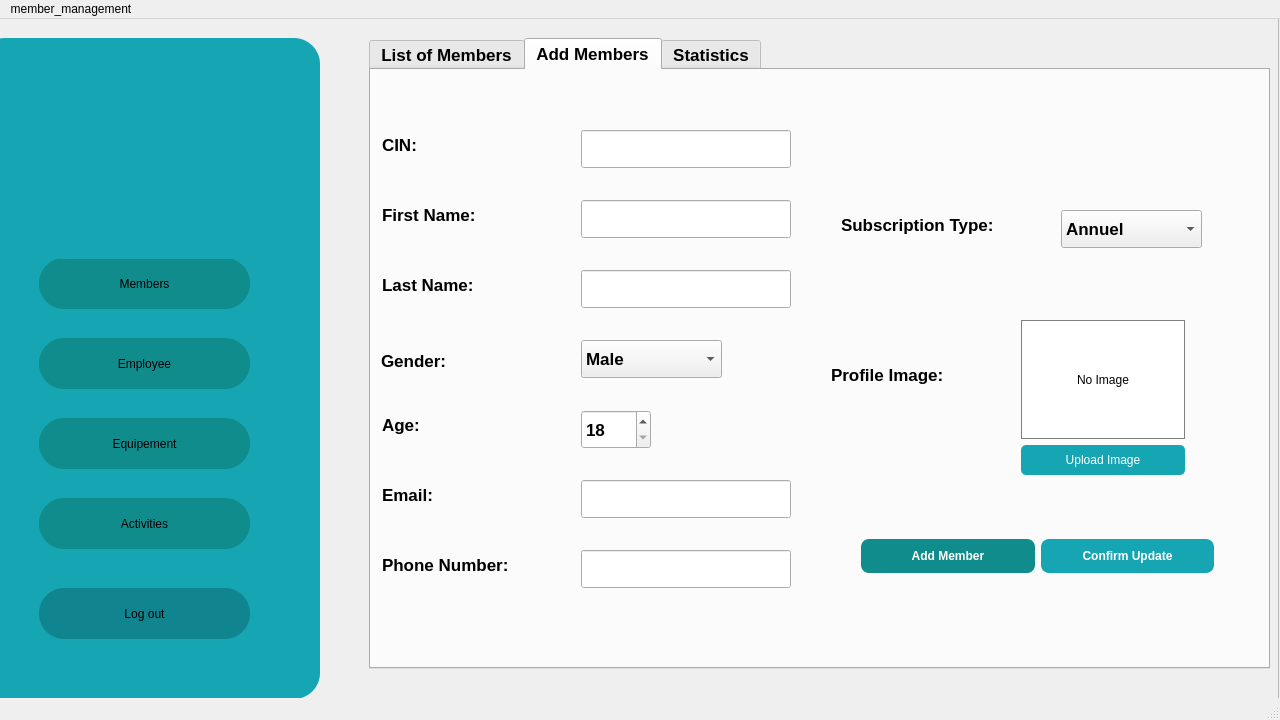
<?xml version="1.0" encoding="UTF-8"?>
<ui version="4.0">
 <class>membersMainWindow</class>
 <widget class="QMainWindow" name="membersMainWindow">
  <property name="geometry">
   <rect>
    <x>0</x>
    <y>0</y>
    <width>1280</width>
    <height>720</height>
   </rect>
  </property>
  <property name="windowTitle">
   <string>Gestion des Membres</string>
  </property>
  <widget class="QWidget" name="centralwidget">
   <widget class="QFrame" name="frame">
    <property name="geometry">
     <rect>
      <x>-1</x>
      <y>-1</y>
      <width>1280</width>
      <height>720</height>
     </rect>
    </property>
    <property name="frameShape">
     <enum>QFrame::Shape::StyledPanel</enum>
    </property>
    <property name="frameShadow">
     <enum>QFrame::Shadow::Raised</enum>
    </property>
    <property name="midLineWidth">
     <number>1</number>
    </property>
    <widget class="QFrame" name="sidebar">
     <property name="geometry">
      <rect>
       <x>-20</x>
       <y>20</y>
       <width>341</width>
       <height>661</height>
      </rect>
     </property>
     <property name="acceptDrops">
      <bool>false</bool>
     </property>
     <property name="styleSheet">
      <string notr="true">border-radius: 26px;
background-color: rgb(22, 166, 179);</string>
     </property>
     <property name="frameShape">
      <enum>QFrame::Shape::StyledPanel</enum>
     </property>
     <property name="frameShadow">
      <enum>QFrame::Shadow::Raised</enum>
     </property>
     <widget class="QPushButton" name="pushButton">
      <property name="geometry">
       <rect>
        <x>60</x>
        <y>220</y>
        <width>211</width>
        <height>51</height>
       </rect>
      </property>
      <property name="cursor">
       <cursorShape>PointingHandCursor</cursorShape>
      </property>
      <property name="styleSheet">
       <string notr="true">QPushButton{
background-color: rgb(17, 140, 140);
color: rgb(0, 0, 0);;border-radius: 25px;
font: 700 11pt &quot;Segoe UI&quot;;
}
QPushButton:Hover
{
	background-color: rgb(177, 206, 194);
}</string>
      </property>
      <property name="text">
       <string>Members</string>
      </property>
     </widget>
     <widget class="QPushButton" name="pushButton_2">
      <property name="geometry">
       <rect>
        <x>60</x>
        <y>300</y>
        <width>211</width>
        <height>51</height>
       </rect>
      </property>
      <property name="cursor">
       <cursorShape>PointingHandCursor</cursorShape>
      </property>
      <property name="styleSheet">
       <string notr="true">QPushButton{
background-color: rgb(17, 140, 140);
color: rgb(0, 0, 0);;border-radius: 25px;
font: 700 11pt &quot;Segoe UI&quot;;
}
QPushButton:Hover
{
	background-color: rgb(177, 206, 194);
}</string>
      </property>
      <property name="text">
       <string>Employee</string>
      </property>
     </widget>
     <widget class="QPushButton" name="pushButton_3">
      <property name="geometry">
       <rect>
        <x>60</x>
        <y>380</y>
        <width>211</width>
        <height>51</height>
       </rect>
      </property>
      <property name="cursor">
       <cursorShape>PointingHandCursor</cursorShape>
      </property>
      <property name="styleSheet">
       <string notr="true">QPushButton{
background-color: rgb(17, 140, 140);
color: rgb(0, 0, 0);;border-radius: 25px;
font: 700 11pt &quot;Segoe UI&quot;;
}
QPushButton:Hover
{
	background-color: rgb(177, 206, 194);
}</string>
      </property>
      <property name="text">
       <string>Equipement</string>
      </property>
     </widget>
     <widget class="QPushButton" name="pushButton_4">
      <property name="geometry">
       <rect>
        <x>60</x>
        <y>460</y>
        <width>211</width>
        <height>51</height>
       </rect>
      </property>
      <property name="cursor">
       <cursorShape>PointingHandCursor</cursorShape>
      </property>
      <property name="styleSheet">
       <string notr="true">QPushButton{
background-color: rgb(17, 140, 140);
color: rgb(0, 0, 0);;border-radius: 25px;
font: 700 11pt &quot;Segoe UI&quot;;
}
QPushButton:Hover
{
	background-color: rgb(177, 206, 194);
}</string>
      </property>
      <property name="text">
       <string>Activities</string>
      </property>
     </widget>
     <widget class="QPushButton" name="pushButton_5">
      <property name="geometry">
       <rect>
        <x>60</x>
        <y>550</y>
        <width>211</width>
        <height>51</height>
       </rect>
      </property>
      <property name="cursor">
       <cursorShape>PointingHandCursor</cursorShape>
      </property>
      <property name="styleSheet">
       <string notr="true">

QPushButton{
background-color: rgb(17, 133, 143);
color: rgb(0, 0, 0);;border-radius: 25px;
font: 700 11pt &quot;Segoe UI&quot;;
}
QPushButton:Hover
{
	background-color: rgb(177, 206, 194);
}</string>
      </property>
      <property name="text">
       <string>Log out</string>
      </property>
     </widget>
     <widget class="QLabel" name="label">
      <property name="geometry">
       <rect>
        <x>60</x>
        <y>10</y>
        <width>231</width>
        <height>211</height>
       </rect>
      </property>
      <property name="text">
       <string/>
      </property>
      <property name="pixmap">
       <pixmap resource="resources.qrc">:/new/prefix1/logo1.png</pixmap>
      </property>
      <property name="scaledContents">
       <bool>true</bool>
      </property>
     </widget>
    </widget>
    <widget class="QTabWidget" name="tabWidget">
     <property name="geometry">
      <rect>
       <x>370</x>
       <y>20</y>
       <width>901</width>
       <height>631</height>
      </rect>
     </property>
     <property name="font">
      <font>
       <pointsize>13</pointsize>
       <bold>true</bold>
      </font>
     </property>
     <property name="cursor">
      <cursorShape>ArrowCursor</cursorShape>
     </property>
     <property name="styleSheet">
      <string notr="true"/>
     </property>
     <property name="currentIndex">
      <number>1</number>
     </property>
     <property name="iconSize">
      <size>
       <width>20</width>
       <height>20</height>
      </size>
     </property>
     <widget class="QWidget" name="tab">
      <attribute name="icon">
       <iconset resource="resources.qrc">
        <normaloff>:/new/prefix1/list.png</normaloff>:/new/prefix1/list.png</iconset>
      </attribute>
      <attribute name="title">
       <string>List of Members</string>
      </attribute>
      <widget class="QLineEdit" name="lineEdit_search">
       <property name="geometry">
        <rect>
         <x>20</x>
         <y>20</y>
         <width>221</width>
         <height>30</height>
        </rect>
       </property>
       <property name="styleSheet">
        <string notr="true">QLineEdit {
    border: 2px solid #16A6B3;
    border-radius: 15px;
    padding: 5px 15px;
    font-size: 12px;
}</string>
       </property>
       <property name="placeholderText">
        <string>Search members...</string>
       </property>
      </widget>
      <widget class="QComboBox" name="comboBox_sort">
       <property name="geometry">
        <rect>
         <x>270</x>
         <y>20</y>
         <width>181</width>
         <height>30</height>
        </rect>
       </property>
       <property name="styleSheet">
        <string notr="true">QComboBox {
    border: 2px solid #16A6B3;
    border-radius: 15px;
    padding: 5px 15px;
    font-size: 12px;
}</string>
       </property>
       <item>
        <property name="text">
         <string>Sort by CIN</string>
        </property>
       </item>
       <item>
        <property name="text">
         <string>Sort by Age</string>
        </property>
       </item>
       <item>
        <property name="text">
         <string>Sort by Name</string>
        </property>
       </item>
      </widget>
      <widget class="QComboBox" name="comboBox_filter">
       <property name="geometry">
        <rect>
         <x>480</x>
         <y>20</y>
         <width>181</width>
         <height>30</height>
        </rect>
       </property>
       <property name="styleSheet">
        <string notr="true">QComboBox {
    border: 2px solid #16A6B3;
    border-radius: 15px;
    padding: 5px 15px;
    font-size: 12px;
}</string>
       </property>
       <item>
        <property name="text">
         <string>All Members</string>
        </property>
       </item>
       <item>
        <property name="text">
         <string>Mensuel</string>
        </property>
       </item>
       <item>
        <property name="text">
         <string>Trimestriel</string>
        </property>
       </item>
       <item>
        <property name="text">
         <string>Annuel</string>
        </property>
       </item>
      </widget>
      <widget class="QPushButton" name="pushButton_exportPdf">
       <property name="geometry">
        <rect>
         <x>70</x>
         <y>440</y>
         <width>191</width>
         <height>51</height>
        </rect>
       </property>
       <property name="cursor">
        <cursorShape>PointingHandCursor</cursorShape>
       </property>
       <property name="styleSheet">
        <string notr="true">QPushButton {
    background-color: #118C8C;
    color: white;
    border: none;
    border-radius: 15px;
    font-weight: bold;
    padding: 5px;
}
QPushButton:hover {
    background-color: #0D6E6E;
}</string>
       </property>
       <property name="text">
        <string>Export PDF</string>
       </property>
       <property name="icon">
        <iconset resource="resources.qrc">
         <normaloff>:/new/prefix1/pdf.png</normaloff>:/new/prefix1/pdf.png</iconset>
       </property>
       <property name="iconSize">
        <size>
         <width>22</width>
         <height>22</height>
        </size>
       </property>
      </widget>
      <widget class="QPushButton" name="pushButton_exportExcel">
       <property name="geometry">
        <rect>
         <x>340</x>
         <y>440</y>
         <width>191</width>
         <height>51</height>
        </rect>
       </property>
       <property name="cursor">
        <cursorShape>PointingHandCursor</cursorShape>
       </property>
       <property name="styleSheet">
        <string notr="true">QPushButton {
    background-color: #16A6B3;
    color: white;
    border: none;
    border-radius: 15px;
    font-weight: bold;
    padding: 5px;
}
QPushButton:hover {
    background-color: #118C8C;
}</string>
       </property>
       <property name="text">
        <string>Export Excel</string>
       </property>
       <property name="icon">
        <iconset resource="resources.qrc">
         <normaloff>:/new/prefix1/excel.png</normaloff>:/new/prefix1/excel.png</iconset>
       </property>
       <property name="iconSize">
        <size>
         <width>22</width>
         <height>22</height>
        </size>
       </property>
      </widget>
      <widget class="QTableWidget" name="tableWidget_members">
       <property name="geometry">
        <rect>
         <x>10</x>
         <y>70</y>
         <width>871</width>
         <height>331</height>
        </rect>
       </property>
       <property name="styleSheet">
        <string notr="true">QTableWidget {
    background-color: white;
    border: 2px solid #16A6B3;
    border-radius: 10px;
    gridline-color: #E0E0E0;
}
QTableWidget::item {
    padding: 8px;
    border-bottom: 1px solid #E0E0E0;
}
QTableWidget::item:selected {
    background-color: #B1CEC2;
}
QHeaderView::section {
    background-color: #16A6B3;
    color: white;
    padding: 8px;
    border: none;
    font-weight: bold;
}</string>
       </property>
       <attribute name="horizontalHeaderVisible">
        <bool>true</bool>
       </attribute>
       <attribute name="horizontalHeaderHighlightSections">
        <bool>true</bool>
       </attribute>
       <attribute name="verticalHeaderVisible">
        <bool>false</bool>
       </attribute>
       <column>
        <property name="text">
         <string>CIN</string>
        </property>
       </column>
       <column>
        <property name="text">
         <string>First Name</string>
        </property>
       </column>
       <column>
        <property name="text">
         <string>Last Name</string>
        </property>
       </column>
       <column>
        <property name="text">
         <string>Age</string>
        </property>
       </column>
       <column>
        <property name="text">
         <string>Gender</string>
        </property>
       </column>
       <column>
        <property name="text">
         <string>Email</string>
        </property>
       </column>
       <column>
        <property name="text">
         <string>Phone</string>
        </property>
       </column>
       <column>
        <property name="text">
         <string>Subscription</string>
        </property>
       </column>
       <column>
        <property name="text">
         <string>Actions</string>
        </property>
       </column>
      </widget>
     </widget>
     <widget class="QWidget" name="tab_3">
      <attribute name="icon">
       <iconset resource="resources.qrc">
        <normaloff>:/new/prefix1/add.png</normaloff>:/new/prefix1/add.png</iconset>
      </attribute>
      <attribute name="title">
       <string>Add Members</string>
      </attribute>
      <widget class="QLabel" name="label_cin">
       <property name="geometry">
        <rect>
         <x>11</x>
         <y>60</y>
         <width>44</width>
         <height>30</height>
        </rect>
       </property>
       <property name="text">
        <string>CIN:</string>
       </property>
      </widget>
      <widget class="QLineEdit" name="lineEdit_cin">
       <property name="geometry">
        <rect>
         <x>210</x>
         <y>60</y>
         <width>210</width>
         <height>38</height>
        </rect>
       </property>
      </widget>
      <widget class="QLabel" name="label_firstName">
       <property name="geometry">
        <rect>
         <x>11</x>
         <y>130</y>
         <width>118</width>
         <height>30</height>
        </rect>
       </property>
       <property name="text">
        <string>First Name:</string>
       </property>
      </widget>
      <widget class="QLineEdit" name="lineEdit_firstName">
       <property name="geometry">
        <rect>
         <x>210</x>
         <y>130</y>
         <width>210</width>
         <height>38</height>
        </rect>
       </property>
      </widget>
      <widget class="QLabel" name="label_lastName">
       <property name="geometry">
        <rect>
         <x>11</x>
         <y>200</y>
         <width>115</width>
         <height>30</height>
        </rect>
       </property>
       <property name="text">
        <string>Last Name:</string>
       </property>
      </widget>
      <widget class="QLineEdit" name="lineEdit_lastName">
       <property name="geometry">
        <rect>
         <x>210</x>
         <y>200</y>
         <width>210</width>
         <height>38</height>
        </rect>
       </property>
      </widget>
      <widget class="QLabel" name="label_age">
       <property name="geometry">
        <rect>
         <x>11</x>
         <y>340</y>
         <width>48</width>
         <height>30</height>
        </rect>
       </property>
       <property name="text">
        <string>Age:</string>
       </property>
      </widget>
      <widget class="QSpinBox" name="spinBox_age">
       <property name="geometry">
        <rect>
         <x>210</x>
         <y>340</y>
         <width>70</width>
         <height>39</height>
        </rect>
       </property>
       <property name="minimum">
        <number>18</number>
       </property>
       <property name="maximum">
        <number>100</number>
       </property>
      </widget>
      <widget class="QLabel" name="label_email">
       <property name="geometry">
        <rect>
         <x>11</x>
         <y>410</y>
         <width>62</width>
         <height>30</height>
        </rect>
       </property>
       <property name="text">
        <string>Email:</string>
       </property>
      </widget>
      <widget class="QLineEdit" name="lineEdit_email">
       <property name="geometry">
        <rect>
         <x>210</x>
         <y>410</y>
         <width>210</width>
         <height>38</height>
        </rect>
       </property>
      </widget>
      <widget class="QLabel" name="label_phone">
       <property name="geometry">
        <rect>
         <x>11</x>
         <y>480</y>
         <width>163</width>
         <height>30</height>
        </rect>
       </property>
       <property name="text">
        <string>Phone Number:</string>
       </property>
      </widget>
      <widget class="QLineEdit" name="lineEdit_phone">
       <property name="geometry">
        <rect>
         <x>210</x>
         <y>480</y>
         <width>210</width>
         <height>38</height>
        </rect>
       </property>
      </widget>
      <widget class="QLabel" name="label_subscription">
       <property name="geometry">
        <rect>
         <x>470</x>
         <y>140</y>
         <width>192</width>
         <height>30</height>
        </rect>
       </property>
       <property name="text">
        <string>Subscription Type:</string>
       </property>
      </widget>
      <widget class="QComboBox" name="comboBox_subscription">
       <property name="geometry">
        <rect>
         <x>690</x>
         <y>140</y>
         <width>141</width>
         <height>38</height>
        </rect>
       </property>
       <item>
        <property name="text">
         <string>Annuel</string>
        </property>
       </item>
       <item>
        <property name="text">
         <string>Trimestriel</string>
        </property>
       </item>
       <item>
        <property name="text">
         <string>Mensuel</string>
        </property>
       </item>
      </widget>
      <widget class="QLabel" name="label_image">
       <property name="geometry">
        <rect>
         <x>460</x>
         <y>290</y>
         <width>145</width>
         <height>30</height>
        </rect>
       </property>
       <property name="text">
        <string>Profile Image:</string>
       </property>
      </widget>
      <widget class="QLabel" name="label_age_2">
       <property name="geometry">
        <rect>
         <x>10</x>
         <y>270</y>
         <width>101</width>
         <height>41</height>
        </rect>
       </property>
       <property name="text">
        <string>Gender:</string>
       </property>
      </widget>
      <widget class="QComboBox" name="comboBox_gender">
       <property name="geometry">
        <rect>
         <x>210</x>
         <y>270</y>
         <width>141</width>
         <height>38</height>
        </rect>
       </property>
       <item>
        <property name="text">
         <string>Male</string>
        </property>
       </item>
       <item>
        <property name="text">
         <string>Female</string>
        </property>
       </item>
      </widget>
      <widget class="QWidget" name="widget_image">
       <property name="geometry">
        <rect>
         <x>650</x>
         <y>250</y>
         <width>164</width>
         <height>155</height>
        </rect>
       </property>
       <layout class="QVBoxLayout" name="verticalLayout">
        <item>
         <widget class="QLabel" name="label_imagePreview">
          <property name="minimumSize">
           <size>
            <width>100</width>
            <height>100</height>
           </size>
          </property>
          <property name="styleSheet">
           <string notr="true">border: 1px solid gray; background-color: white;</string>
          </property>
          <property name="frameShape">
           <enum>QFrame::Shape::Box</enum>
          </property>
          <property name="frameShadow">
           <enum>QFrame::Shadow::Sunken</enum>
          </property>
          <property name="text">
           <string>No Image</string>
          </property>
          <property name="alignment">
           <set>Qt::AlignmentFlag::AlignCenter</set>
          </property>
         </widget>
        </item>
        <item>
         <widget class="QPushButton" name="pushButton_upload">
          <property name="cursor">
           <cursorShape>PointingHandCursor</cursorShape>
          </property>
          <property name="styleSheet">
           <string notr="true">background-color: #16A6B3; color: white; padding: 8px; border-radius: 5px;</string>
          </property>
          <property name="text">
           <string>Upload Image</string>
          </property>
         </widget>
        </item>
       </layout>
      </widget>
      <widget class="QWidget" name="widget_buttons">
       <property name="geometry">
        <rect>
         <x>490</x>
         <y>460</y>
         <width>353</width>
         <height>52</height>
        </rect>
       </property>
       <layout class="QHBoxLayout" name="horizontalLayout">
        <item>
         <widget class="QPushButton" name="pushButton_add">
          <property name="cursor">
           <cursorShape>PointingHandCursor</cursorShape>
          </property>
          <property name="styleSheet">
           <string notr="true">background-color: #118C8C; color: white; padding: 10px; border-radius: 8px; font-weight: bold;</string>
          </property>
          <property name="text">
           <string>Add Member</string>
          </property>
          <property name="icon">
           <iconset resource="resources.qrc">
            <normaloff>:/new/prefix1/addd.png</normaloff>:/new/prefix1/addd.png</iconset>
          </property>
         </widget>
        </item>
        <item>
         <widget class="QPushButton" name="pushButton_update">
          <property name="cursor">
           <cursorShape>PointingHandCursor</cursorShape>
          </property>
          <property name="styleSheet">
           <string notr="true">background-color: #16A6B3; color: white; padding: 10px; border-radius: 8px; font-weight: bold;</string>
          </property>
          <property name="text">
           <string>Confirm Update</string>
          </property>
          <property name="icon">
           <iconset resource="resources.qrc">
            <normaloff>:/new/prefix1/edit.png</normaloff>:/new/prefix1/edit.png</iconset>
          </property>
         </widget>
        </item>
       </layout>
      </widget>
     </widget>
     <widget class="QWidget" name="tab_2">
      <attribute name="icon">
       <iconset resource="resources.qrc">
        <normaloff>:/new/prefix1/statis.png</normaloff>:/new/prefix1/statis.png</iconset>
      </attribute>
      <attribute name="title">
       <string>Statistics</string>
      </attribute>
      <widget class="QLabel" name="label_2">
       <property name="geometry">
        <rect>
         <x>0</x>
         <y>-1</y>
         <width>851</width>
         <height>621</height>
        </rect>
       </property>
       <property name="text">
        <string/>
       </property>
       <property name="pixmap">
        <pixmap resource="resources.qrc">:/new/prefix1/statistique.png</pixmap>
       </property>
       <property name="scaledContents">
        <bool>true</bool>
       </property>
      </widget>
     </widget>
    </widget>
   </widget>
  </widget>
  <widget class="QMenuBar" name="menubar">
   <property name="geometry">
    <rect>
     <x>0</x>
     <y>0</y>
     <width>1280</width>
     <height>26</height>
    </rect>
   </property>
   <widget class="QMenu" name="menumember_management">
    <property name="title">
     <string>member_management</string>
    </property>
   </widget>
   <addaction name="menumember_management"/>
  </widget>
  <widget class="QStatusBar" name="statusbar"/>
 </widget>
 <resources>
  <include location="resources.qrc"/>
 </resources>
 <connections/>
</ui>
